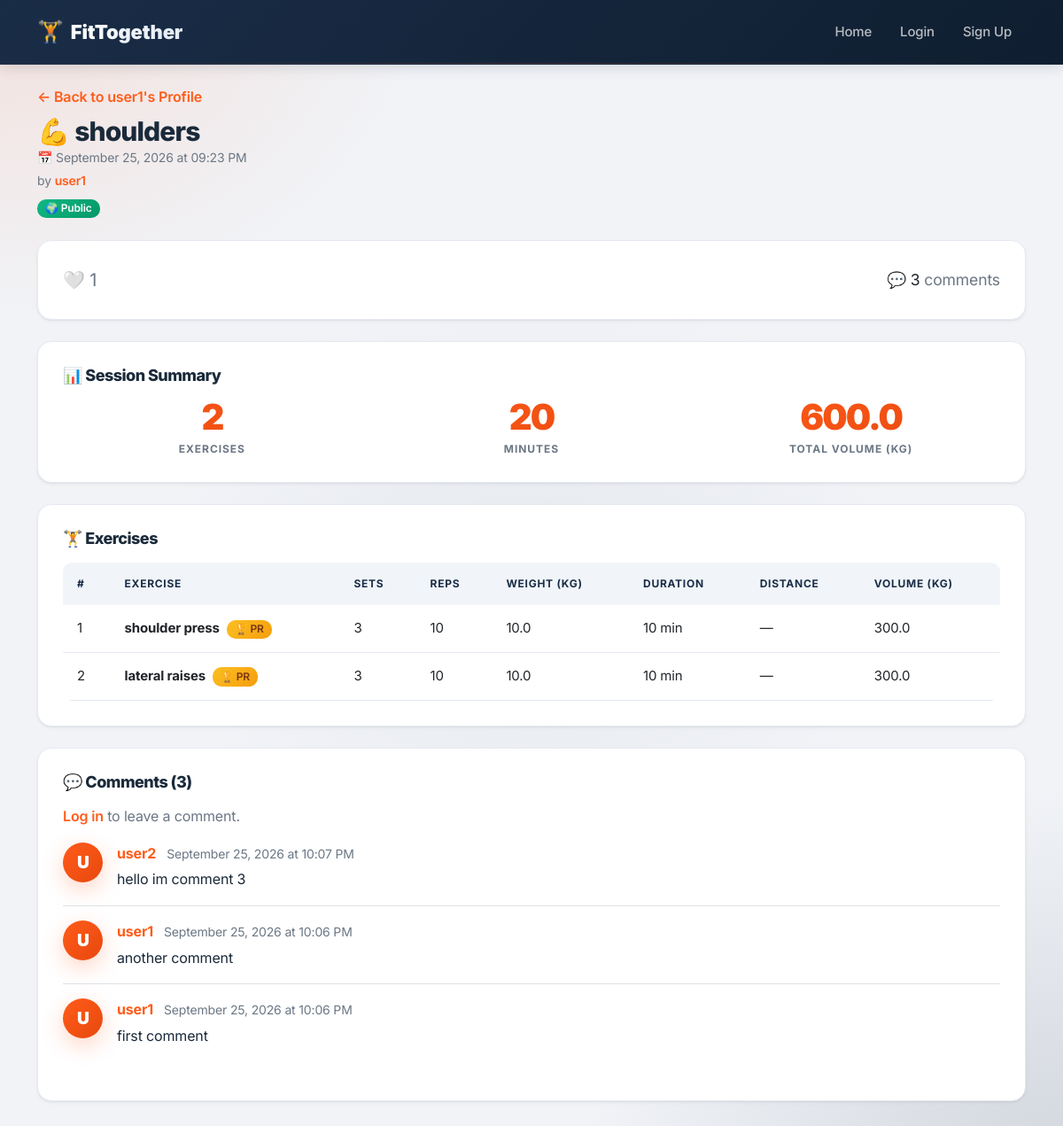
The page /workouts/1 on the database its author committed.
### app/__init__.py (models this page shows, shortened)
class User(UserMixin, db.Model):
    __tablename__ = 'users'
    id = db.Column(db.Integer, primary_key=True)
    username = db.Column(db.String(80), unique=True, nullable=False)
    email = db.Column(db.String(120), unique=True, nullable=False)
    password_hash = db.Column(db.String(200), nullable=False)
    bio = db.Column(db.Text, default='')
    profile_pic = db.Column(db.String(200), default='default.jpg')
    fitness_goal = db.Column(db.String(200), default='')
    height = db.Column(db.Float, default=0)
    weight = db.Column(db.Float, default=0)
    created_at = db.Column(db.DateTime, default=datetime.utcnow)
    last_active = db.Column(db.DateTime, default=datetime.utcnow)
    following = db.relationship(
        'User',
        secondary=follows,
        primaryjoin=(follows.c.follower_id == id),
        secondaryjoin=(follows.c.following_id == id),
        lazy='dynamic'
    )
    followers = db.relationship(
        'User',
        secondary=follows,
        primaryjoin=(follows.c.following_id == id),
        secondaryjoin=(follows.c.follower_id == id),
        lazy='dynamic',
        overlaps="following"
    )

class Workout(db.Model):
    __tablename__ = 'workouts'
    id = db.Column(db.Integer, primary_key=True)
    user_id = db.Column(db.Integer, db.ForeignKey('users.id'), nullable=False)
    name = db.Column(db.String(100), nullable=False)
    date = db.Column(db.DateTime, default=datetime.utcnow)
    duration = db.Column(db.Integer, default=0)
    notes = db.Column(db.Text, default='')
    is_public = db.Column(db.Boolean, default=True, nullable=False)
    created_at = db.Column(db.DateTime, default=datetime.utcnow)
    user = db.relationship('User', backref='workouts')
    exercises = db.relationship(
        'Exercise',
        backref='workout',
        cascade='all, delete-orphan'
    )
    def like_count(self):
        return Like.query.filter_by(workout_id=self.id).count()

class Exercise(db.Model):
    __tablename__ = 'exercises'
    id = db.Column(db.Integer, primary_key=True)
    workout_id = db.Column(db.Integer, db.ForeignKey('workouts.id'), nullable=False)
    name = db.Column(db.String(100), nullable=False)
    sets = db.Column(db.Integer, default=0)
    reps = db.Column(db.Integer, default=0)
    weight = db.Column(db.Float, default=0)
    duration = db.Column(db.Integer, default=0)
    distance = db.Column(db.Float, default=0)
    notes = db.Column(db.Text, default='')
    def is_pr_for(self, user):
        if not self.weight or not user:
            return False
        best = (
            Exercise.query
            .join(Workout, Exercise.workout_id == Workout.id)
            .filter(Workout.user_id == user.id)
            .filter(Exercise.name == self.name)
            .order_by(Exercise.weight.desc(), Workout.date.asc())
            .first()
        )
        if best is None:
            return False
        return best.id == self.id

class Comment(db.Model):
    __tablename__ = 'comments'
    id = db.Column(db.Integer, primary_key=True)
    user_id = db.Column(db.Integer, db.ForeignKey('users.id'), nullable=False)
    workout_id = db.Column(db.Integer, db.ForeignKey('workouts.id'), nullable=False)
    content = db.Column(db.Text, nullable=False)
    created_at = db.Column(db.DateTime, default=datetime.utcnow)
    user = db.relationship('User', backref='comments')
    workout = db.relationship('Workout', backref=db.backref('comments', cascade='all, delete-orphan'))

### app/routes/workouts.py (the view)
@bp.route('/<int:workout_id>')
def view_workout(workout_id):
    workout = Workout.query.get_or_404(workout_id)
    is_owner = current_user.is_authenticated and current_user.id == workout.user_id
    if not is_owner and not workout.is_public:
        flash('This workout is private.', 'danger')
        return redirect(url_for('main.index'))
    comments = Comment.query.filter_by(workout_id=workout.id)\
        .order_by(Comment.created_at.desc()).all()
    return render_template(
        'workouts/view.html',
        workout=workout,
        is_owner=is_owner,
        comments=comments,
    )

### app/templates/workouts/view.html (shortened to what this page needs)
{% extends "base.html" %}
{% block content %}
<div class="page-workout-view">
<div class="d-flex justify-content-between align-items-center mb-4">
    <div>
        {% if is_owner %}
            <a href="{{ url_for('workouts.history') }}" class="text-decoration-none">← Back to History</a>
        {% else %}
            <a href="{{ url_for('social.profile', username=workout.user.username) }}" class="text-decoration-none">
                ← Back to {{ workout.user.username }}'s Profile
            </a>
        {% endif %}
        <h2 class="mt-2 mb-0">💪 {{ workout.name }}</h2>
        <small class="text-muted">📅 {{ workout.date.strftime('%B %d, %Y at %I:%M %p') }}</small>
        {% if not is_owner %}
            <br><small class="text-muted">
                by <a href="{{ url_for('social.profile', username=workout.user.username) }}">{{ workout.user.username }}</a>
            </small>
        {% endif %}
        <br>
        {% if workout.is_public %}
            <span class="badge bg-success mt-2">🌍 Public</span>
        {% else %}
            <span class="badge bg-dark mt-2">🔒 Private</span>
        {% endif %}
    </div>
</div>
<div class="card mb-4">
    <div class="card-body d-flex justify-content-between align-items-center">
        <div>
            {% if current_user.is_authenticated %}
                {% if workout.is_liked_by(current_user) %}
                    <form method="POST" action="{{ url_for('workouts.unlike_workout', workout_id=workout.id) }}" class="d-inline">
                        <input type="hidden" name="next" value="{{ url_for('workouts.view_workout', workout_id=workout.id) }}">
                        <button type="submit" class="btn btn-link p-0 text-decoration-none" style="font-size: 1.25rem; color: #E74C3C;">
                            ❤️ <span class="text-dark">{{ workout.like_count() }}</span>
                        </button>
                    </form>
                {% else %}
                    <form method="POST" action="{{ url_for('workouts.like_workout', workout_id=workout.id) }}" class="d-inline">
                        <input type="hidden" name="next" value="{{ url_for('workouts.view_workout', workout_id=workout.id) }}">
                        <button type="submit" class="btn btn-link p-0 text-decoration-none" style="font-size: 1.25rem;">
                            🤍 <span class="text-dark">{{ workout.like_count() }}</span>
                        </button>
                    </form>
                {% endif %}
            {% else %}
                <span style="font-size: 1.25rem;">🤍 <span class="text-muted">{{ workout.like_count() }}</span></span>
            {% endif %}
        </div>
        <div>
            <span style="font-size: 1.1rem;">
                💬 <span class="text-dark">{{ comments|length }}</span>
                <span class="text-muted">comment{{ 's' if comments|length != 1 else '' }}</span>
            </span>
        </div>
    </div>
</div>
<div class="card mb-4">
    <div class="card-body">
        <h5 class="card-title">📊 Session Summary</h5>
        <div class="row text-center mt-3">
            <div class="col-md-4">
                <div class="stat-number">{{ workout.exercises|length }}</div>
                <div class="stat-label">Exercises</div>
            </div>
            <div class="col-md-4">
                <div class="stat-number">{{ workout.duration }}</div>
                <div class="stat-label">Minutes</div>
            </div>
            <div class="col-md-4">
                <div class="stat-number">
                    {% set total_volume = namespace(value=0) %}
                    {% for ex in workout.exercises %}
                        {% if ex.weight and ex.sets and ex.reps %}
                            {% set total_volume.value = total_volume.value + (ex.weight * ex.sets * ex.reps) %}
                        {% endif %}
                    {% endfor %}
                    {{ total_volume.value|round(1) }}
                </div>
                <div class="stat-label">Total Volume (kg)</div>
            </div>
        </div>
    </div>
</div>
<div class="card mb-4">
    <div class="card-body">
        <h5 class="card-title mb-3">🏋️ Exercises</h5>
        {% if workout.exercises %}
            <div class="table-responsive">
                <table class="table table-hover align-middle">
                    <thead class="table-light">
                        <tr>
                            <th>#</th>
                            <th>Exercise</th>
                            <th>Sets</th>
                            <th>Reps</th>
                            <th>Weight (kg)</th>
                            <th>Duration</th>
                            <th>Distance</th>
                            <th>Volume (kg)</th>
                        </tr>
                    </thead>
                    <tbody>
                        {% for exercise in workout.exercises %}
                            <tr>
                                <td>{{ loop.index }}</td>
                                <td>
                                    <strong>{{ exercise.name }}</strong>
                                    {% if exercise.is_pr_for(workout.user) %}
                                        <span class="badge bg-warning text-dark ms-1" title="Personal Record">🏆 PR</span>
                                    {% endif %}
                                </td>
                                <td>{{ exercise.sets or '—' }}</td>
                                <td>{{ exercise.reps or '—' }}</td>
                                <td>{{ exercise.weight or '—' }}</td>
                                <td>{% if exercise.duration %}{{ exercise.duration }} min{% else %}—{% endif %}</td>
                                <td>{% if exercise.distance %}{{ exercise.distance }} km{% else %}—{% endif %}</td>
                                <td>
                                    {% if exercise.sets and exercise.reps and exercise.weight %}
                                        {{ (exercise.sets * exercise.reps * exercise.weight)|round(1) }}
                                    {% else %}—{% endif %}
                                </td>
                            </tr>
                        {% endfor %}
                    </tbody>
                </table>
            </div>
        {% else %}
            <p class="text-muted mb-0">No exercises logged in this session.</p>
        {% endif %}
    </div>
</div>
<div class="card">
    <div class="card-body">
        <h5 class="card-title mb-3">💬 Comments ({{ comments|length }})</h5>
        {% if current_user.is_authenticated %}
            <form method="POST" action="{{ url_for('workouts.add_comment', workout_id=workout.id) }}" class="mb-4">
                <div class="mb-2">
                    <textarea class="form-control" name="content" rows="2" placeholder="Write a comment..." required></textarea>
                </div>
                <button type="submit" class="btn btn-primary btn-sm">Post Comment</button>
            </form>
        {% else %}
            <p class="text-muted"><a href="{{ url_for('auth.login') }}">Log in</a> to leave a comment.</p>
        {% endif %}
        {% if comments %}
            {% for comment in comments %}
                <div class="d-flex mb-3 pb-3 {% if not loop.last %}border-bottom{% endif %}">
                    <a href="{{ url_for('social.profile', username=comment.user.username) }}" class="text-decoration-none">
                        <div class="avatar-circle rounded-circle me-3" style="width: 45px; height: 45px; font-size: 1.2rem; flex-shrink: 0;">
                            {{ comment.user.username[0]|upper }}
                        </div>
                    </a>
                    <div class="flex-grow-1">
                        <a href="{{ url_for('social.profile', username=comment.user.username) }}" class="text-decoration-none">
                            <strong>{{ comment.user.username }}</strong>
                        </a>
                        <small class="text-muted ms-2">{{ comment.created_at.strftime('%B %d, %Y at %I:%M %p') }}</small>
                        <p class="mb-0 mt-1">{{ comment.content }}</p>
                    </div>
                </div>
            {% endfor %}
        {% else %}
            <p class="text-muted mb-0">No comments yet. Be the first!</p>
        {% endif %}
    </div>
</div>
</div>
{% endblock %}

### app/templates/base.html (shortened to what this page needs)
<!DOCTYPE html>
<html lang="en">
<head>
    <link href="https://cdn.jsdelivr.net/npm/bootstrap@5.3.0/dist/css/bootstrap.min.css" rel="stylesheet">
    <link rel="stylesheet" href="{{ url_for('static', filename='css/style.css') }}">
</head>
<body>
    <nav class="navbar navbar-expand-lg navbar-dark">
        <div class="container">
            <a class="navbar-brand" href="{{ url_for('main.index') }}">
                <span class="brand-icon">🏋️</span>
                <span class="brand-text">FitTogether</span>
            </a>
            <div class="collapse navbar-collapse" id="navbarNav">
                <ul class="navbar-nav ms-auto">
                    <li class="nav-item">
                        <a class="nav-link {% if request.endpoint == 'main.index' %}active{% endif %}"
                           href="{{ url_for('main.index') }}">Home</a>
                    </li>
                    {% if current_user.is_authenticated %}
                        <li class="nav-item">
                            <a class="nav-link {% if request.endpoint == 'workouts.log_workout' %}active{% endif %}"
                               href="{{ url_for('workouts.log_workout') }}">Log Workout</a>
                        </li>
                        <li class="nav-item">
                            <a class="nav-link {% if request.endpoint == 'workouts.history' %}active{% endif %}"
                               href="{{ url_for('workouts.history') }}">History</a>
                        </li>
                        <li class="nav-item">
                            <a class="nav-link {% if request.endpoint == 'social.users' %}active{% endif %}"
                               href="{{ url_for('social.users') }}">Discover</a>
                        </li>
                        <li class="nav-item">
                            <a class="nav-link {% if request.endpoint == 'social.profile' and request.view_args and request.view_args.get('username') == current_user.username %}active{% endif %}"
                               href="{{ url_for('social.profile', username=current_user.username) }}">Profile</a>
                        </li>
                        <li class="nav-item">
                            <a class="nav-link" href="{{ url_for('auth.logout') }}">Logout</a>
                        </li>
                    {% else %}
                        <li class="nav-item">
                            <a class="nav-link {% if request.endpoint == 'auth.login' %}active{% endif %}"
                               href="{{ url_for('auth.login') }}">Login</a>
                        </li>
                        <li class="nav-item">
                            <a class="nav-link {% if request.endpoint == 'auth.register' %}active{% endif %}"
                               href="{{ url_for('auth.register') }}">Sign Up</a>
                        </li>
                    {% endif %}
                </ul>
            </div>
        </div>
    </nav>
    <main class="container mt-4">
        {% block content %}{% endblock %}
    </main>
</body>
</html>

### rows shown on the page
User: user.username "user1"
Workout: name "shoulders", date "September 25, 2026 at 09:23 PM", like_count "1", duration "20"
Exercise: name "shoulder press", shows "🏆 PR", sets "3", reps "10", weight "10.0", duration "10", (exercise.sets*exercise.reps*exercise.weight)|round(1) "300.0"
Exercise: name "lateral raises", shows "🏆 PR", sets "3", reps "10", weight "10.0", duration "10", (exercise.sets*exercise.reps*exercise.weight)|round(1) "300.0"
Comment: user "U", user.username "user2", created_at "September 25, 2026 at 10:07 PM", content "hello im comment 3"
Comment: user "U", user.username "user1", created_at "September 25, 2026 at 10:06 PM", content "another comment"
Comment: user "U", user.username "user1", created_at "September 25, 2026 at 10:06 PM", content "first comment"

### other values the page prints
{{ comments|length }} "3"
{{ 's' if comments|length != 1 else '' }} "s"
{{ workout.exercises|length }} "2"
{{ total_volume.value|round(1) }} "600.0"
